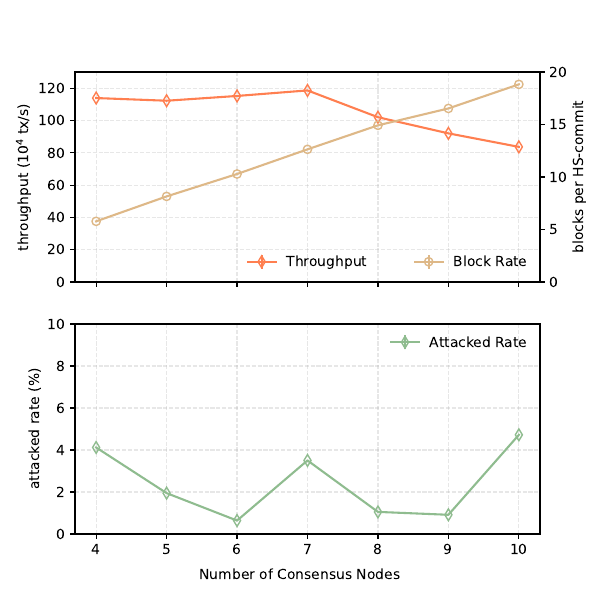

This figure's Python source:
import matplotlib.pyplot as plt


def do_plot():
    f, ax = plt.subplots(2, 1, figsize=(6, 6))
    replica_no = [4, 5, 6, 7, 8, 9, 10]
    x_ticks = [4, 5, 6, 7, 8, 9, 10]
    x_ticks_label = ["4", "5", "6", "7", "8", "9", "10"]

    thru = [
        ('Throughput', [
            (113.8784, 548784.417931),
            (112.2163, 532163.059013),
            (115.1742, 501742.085271),
            (118.5932, 555932.468898),
            (102.0121, 550121.048102),
            (92.0143, 590143.754558),
            (83.6520, 606520.018519),
        ], '-d', 'coral'),

    ]
    for name, entries, style, color in thru:
        thru = []
        for item in entries:
            thru.append(item[0])
        ax[0].errorbar(replica_no, thru, yerr=0, fmt=style, mec=color, color=color, mfc='none', label='%s' % name,
                       markersize=6)
        ax[0].set_ylabel("throughput ($10^4$ tx/s)")
        ax[0].legend(loc='lower center', fancybox=True, frameon=False, framealpha=0.8)
        ax[0].set_xticks(x_ticks)
        ax[0].set_ylim([0, 130])
        ax[0].set_xticklabels(x_ticks_label)
        ax[0].set_xticklabels(("", "", "", "", "", "", ""))

    real_block = [
        ('Block Rate', [
            5.7773592195498888,
            8.150943396226415,
            10.285630153121319,
            12.634081551334839,
            14.921107472462042,
            16.5292141396435874,
            18.8232738557020944,
        ], '-o', 'burlywood'),
    ]
    for name, entries, style, color in real_block:
        real = []
        for item in entries:
            real.append(item)
        ax_real = ax[0].twinx()
        ax_real.errorbar(replica_no, real, yerr=0, fmt=style, mec=color, color=color, mfc='none', label='%s' % name,
                         markersize=6)
        ax_real.set_ylabel("blocks per HS-commit")
        ax_real.legend(loc='lower right', fancybox=True, frameon=False, framealpha=0.8)
        ax_real.set_xticks(x_ticks)
        ax_real.set_ylim([0, 20])
        ax_real.set_xticklabels(x_ticks_label)
        ax_real.set_xticklabels(("", "", "", "", "", "", ""))

    cpu_rate = [
        ('Attacked Rate', [
            (4.120102, 55.5),
            (1.947033, 98.1),
            (0.639294, 93.4),
            (3.503584, 92.1),
            (1.052313, 91.2),
            (0.914721, 90.2),
            (4.721610, 77.6),
        ], '-d', 'darkseagreen'),
    ]
    for name, entries, style, color in cpu_rate:
        cpus = []
        for item in entries:
            cpus.append(item[0])
        ax[1].errorbar(replica_no, cpus, yerr=0, fmt=style, color=color, mec=color, mfc='none', label='%s' % name,
                       markersize=6)
        ax[1].set_ylabel("attacked rate (%)")
        ax[1].legend(loc='upper right', fancybox=True, frameon=False, framealpha=0.8)
        ax[1].set_xticks(replica_no)
        ax[1].set_xticks(x_ticks)
        ax[1].set_ylim([0, 10])
        ax[1].set_xticklabels(x_ticks_label)
    ax[0].grid(linestyle='--', alpha=0.3)
    ax[1].grid(linestyle='--', alpha=0.3)
    f.text(0.5, 0.04, 'Number of Consensus Nodes', ha='center', va='center')
    plt.savefig('scalability_fmax.pdf', format='pdf')
    plt.show()


if __name__ == '__main__':
    do_plot()
